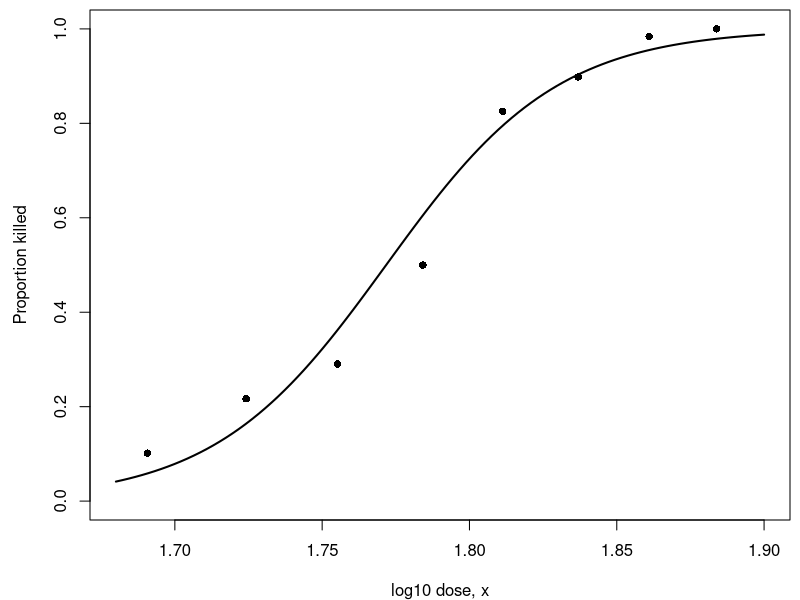
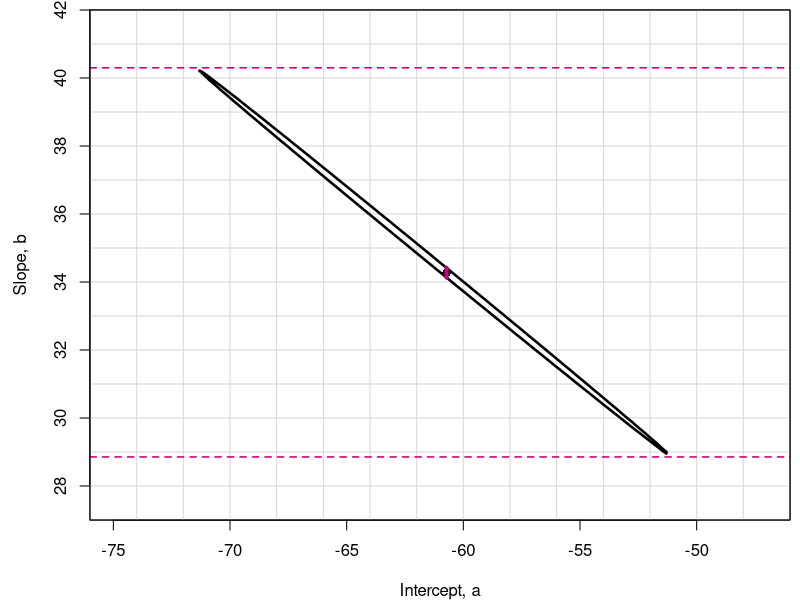
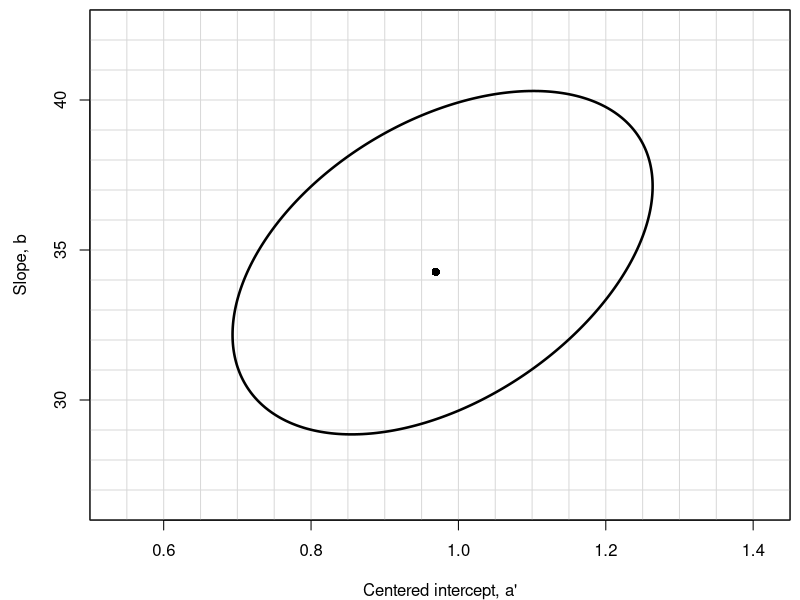

These charts were generated, in order, by the following R code:
## ---- chunk 1
knitr::opts_chunk$set(echo = FALSE, warning = FALSE, message = FALSE,
                       fig.width = 6.5, fig.height = 0.3)

# draws n full-width blank lines (margin to margin) for handwritten answers,
# as a single plot so spacing is deterministic; pair with fig.height = 0.3 * n
blank_lines <- function(n = 1) {
  par(mar = c(0, 0, 0, 0))
  plot(NA, xlim = c(0, 1), ylim = c(0, n), axes = FALSE, xlab = "", ylab = "")
  for (i in seq_len(n)) {
    segments(0, n - i + 0.5, 1, n - i + 0.5, lwd = 1)
  }
}

# reserves blank work space (no ruled lines) for equation manipulation /
# show-your-work; pair with fig.height set to however much room is needed
blank_space <- function() {
  par(mar = c(0, 0, 0, 0))
  plot.new()
}

# keeps a prompt and its answer space on one PDF page: place `r nq(...)` on its
# own line just above the prompt. Emits nothing in non-LaTeX output. lines =
# lines of prompt text, rows = rows of blank space below it (0.3 in each),
# extra = any other height (in inches), e.g. a figure or table
nq <- function(lines, rows = 0, extra = 0) {
  if (!knitr::is_latex_output()) return("")
  knitr::asis_output(sprintf("\n\\needspace{%.2fin}\n", 0.23 * lines + 0.15 + 0.3 * rows + extra))
}

beetles <- read.csv("../../data/BeetleFumigation.csv")
x <- beetles$log10_dose
n_exposed <- beetles$beetles
killed <- beetles$killed

nll_ab <- function(a, b, xx = x) {
  -sum(dbinom(killed, size = n_exposed, prob = plogis(a + b * xx), log = TRUE))
}
fit <- optim(c(-60, 34), function(p) nll_ab(p[1], p[2]), method = "BFGS",
             control = list(maxit = 1000, reltol = 1e-12))
fit_c <- optim(c(1, 34), function(p) nll_ab(p[1], p[2], x - 1.8), method = "BFGS",
               hessian = TRUE, control = list(reltol = 1e-12))
lr_cut <- qchisq(0.95, df = 1) / 2
## ---- chunk 2
ans_col <- rgb(200, 0, 130, maxColorValue = 255)
# redraws blank_table() so cells flagged TRUE in `ans` use the answer color
blank_table <- function(headers, body, col_widths = NULL,
                        header_height = 0.35, row_height = 0.5,
                        cex = 0.95, bold_rows = integer(0), ans = NULL) {
  nc <- length(headers); nr <- length(body)
  if (is.null(col_widths)) col_widths <- rep(1, nc)
  col_widths <- col_widths / sum(col_widths)
  cx <- c(0, cumsum(col_widths))
  h_total <- header_height + nr * row_height
  par(mar = c(0, 0, 0, 0), family = "serif")
  plot(NA, xlim = c(0, 1), ylim = c(0, h_total), axes = FALSE, xlab = "", ylab = "",
       xaxs = "i", yaxs = "i")
  y <- h_total
  segments(0, y, 1, y, lwd = 1.5)
  y <- y - header_height
  segments(0, y, 1, y, lwd = 1.5)
  for (i in seq_len(nr)) {
    y <- y - row_height
    segments(0, y, 1, y, lwd = if (i == nr) 1.5 else 0.5,
             col = if (i == nr) "black" else "grey70")
  }
  for (v in cx) segments(v, 0, v, h_total, lwd = 1)
  yh <- h_total - header_height / 2
  for (j in seq_len(nc)) text((cx[j] + cx[j + 1]) / 2, yh, labels = headers[[j]], font = 2, cex = cex)
  y <- h_total - header_height
  for (i in seq_len(nr)) {
    yc <- y - row_height / 2
    for (j in seq_len(nc)) {
      val <- body[[i]][[j]]
      is_ans <- !is.null(ans) && isTRUE(ans[[i]][[j]])
      if (!identical(val, "")) text((cx[j] + cx[j + 1]) / 2, yc, labels = val, cex = cex,
                                    font = if (i %in% bold_rows) 2 else 1,
                                    col = if (is_ans) ans_col else "black")
    }
    y <- y - row_height
  }
}
## ---- chunk 3
fit_h <- optim(c(-60, 34), function(p) nll_ab(p[1], p[2]), method = "BFGS",
               hessian = TRUE, control = list(maxit = 1000, reltol = 1e-12))
fit_ch <- optim(c(1, 34), function(p) nll_ab(p[1], p[2], x - 1.8), method = "BFGS",
                hessian = TRUE, control = list(reltol = 1e-12))
a_hat <- fit$par[1]
b_hat <- fit$par[2]
b_seq <- seq(26, 43, by = 0.005)
prof_b <- sapply(b_seq, function(b) optimize(function(a) nll_ab(a, b), c(-95, -30))$objective)
slice_b <- sapply(b_seq, function(b) nll_ab(a_hat, b))
prof_int <- range(b_seq[prof_b <= fit$value + lr_cut])
slice_int <- range(b_seq[slice_b <= fit$value + lr_cut])
se1_c <- 1 / sqrt(0.145)
r_c <- 1.26 / sqrt(58.5 * 0.145)
se2_c <- se1_c / sqrt(1 - r_c^2)
b_used <- round(b_hat, 2)
int1_c <- b_used + c(-1, 1) * 1.96 * se1_c
int2_c <- b_used + c(-1, 1) * 1.96 * se2_c
se1_u <- 1 / sqrt(185)
se2_u <- se1_u / sqrt(1 - 0.99968^2)
int1_u <- b_used + c(-1, 1) * 1.96 * se1_u
int2_u <- b_used + c(-1, 1) * 1.96 * se2_u
r_exact_u <- cov2cor(solve(fit_h$hessian))[1, 2]
r_exact_c <- cov2cor(solve(fit_ch$hessian))[1, 2]
ld50_log <- -a_hat / b_hat
f2 <- function(v, d = 2) formatC(v, format = "f", digits = d)
## ---- chunk 4
beetle_tab <- data.frame(
  x = sprintf("%.4f", x),
  mgl = sprintf("%.1f", 10^x),
  n = n_exposed,
  k = killed
)
knitr::kable(beetle_tab, align = "cccc",
             col.names = c("log10 dose, x", "Dose (mg/L)", "Beetles exposed", "Beetles killed"))
## ---- chunk 5
par(mar = c(4, 4.5, 0.5, 0.5))
plot(x, killed / n_exposed, pch = 16, ylim = c(0, 1), xlim = c(1.68, 1.9),
     xlab = "log10 dose, x", ylab = "Proportion killed")
curve(plogis(fit$par[1] + fit$par[2] * x), add = TRUE, lwd = 2)
## ---- chunk 6
a_grid <- seq(-76, -46, length.out = 301)
b_grid <- seq(27, 42, length.out = 301)
z_ab <- outer(a_grid, b_grid, Vectorize(function(a, b) nll_ab(a, b))) - fit$value
par(mar = c(4, 4.5, 0.5, 0.5))
plot(NA, xlim = range(a_grid), ylim = range(b_grid), xaxs = "i", yaxs = "i",
     xlab = "Intercept, a", ylab = "Slope, b")
abline(v = seq(-76, -46, by = 2), h = seq(27, 42, by = 1), col = "grey85")
contour(a_grid, b_grid, z_ab, levels = lr_cut, lwd = 2.5, drawlabels = FALSE, add = TRUE)
points(fit$par[1], fit$par[2], pch = 16, cex = 1.1)
abline(h = prof_int, col = ans_col, lty = 2, lwd = 1.5)
segments(a_hat, slice_int[1], a_hat, slice_int[2], col = ans_col, lwd = 4)
box()
## ---- chunk 7
ac_grid <- seq(0.5, 1.45, length.out = 201)
bc_grid <- seq(26, 43, length.out = 201)
z_c <- outer(ac_grid, bc_grid, Vectorize(function(a, b) nll_ab(a, b, x - 1.8))) - fit_c$value
par(mar = c(4, 4.5, 0.5, 0.5))
plot(NA, xlim = range(ac_grid), ylim = range(bc_grid), xaxs = "i", yaxs = "i",
     xlab = "Centered intercept, a'", ylab = "Slope, b")
abline(v = seq(0.5, 1.45, by = 0.05), h = seq(26, 43, by = 1), col = "grey85")
contour(ac_grid, bc_grid, z_c, levels = lr_cut, lwd = 2.5, drawlabels = FALSE, add = TRUE)
points(fit_c$par[1], fit_c$par[2], pch = 16, cex = 1.1)
box()
